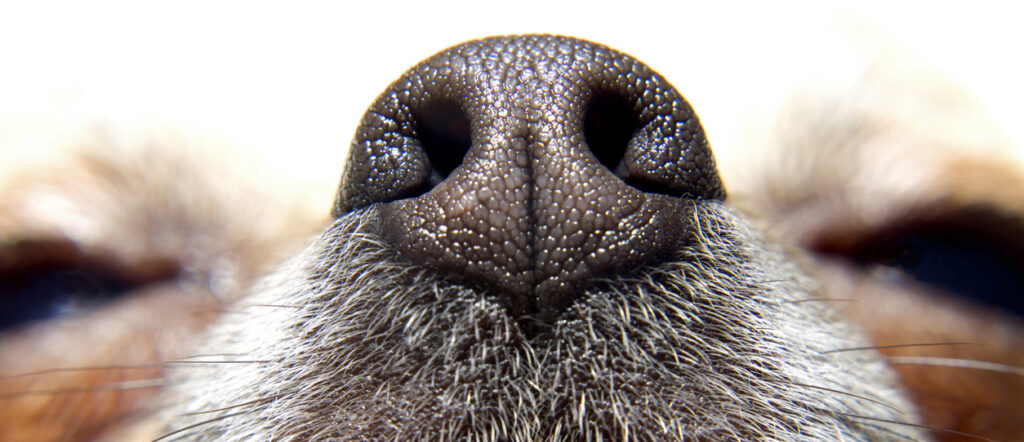
#> input picture backend/image.jpg, 1024 x 442 px, given in place of the camera
$ python dog_nose_capture.py   (older library calls are emulated)
#> lines starting #> are read from the running program, lines starting #| are printed output that depends on the picture; after the words box and inside, x2 and y2 are one past the last pixel; in counts of white or black regions, pixels touching at a corner belong together
#!/usr/bin/env python3
"""
Dog Nose Auto-Capture System with Advanced Nose Detection
Detects and outlines the nose region in real-time like the reference images
"""

import cv2
import numpy as np
import os
from datetime import datetime
import time
import argparse
from pathlib import Path


class DogNoseCaptureSystem:
    def __init__(self, output_dir="dog_nose_dataset", blur_threshold=100.0,
                 auto_capture=True, capture_interval=2.0, min_sharpness=150.0):
        self.output_dir = Path(output_dir)
        self.output_dir.mkdir(parents=True, exist_ok=True)

        self.blur_threshold = blur_threshold
        self.auto_capture = auto_capture
        self.capture_interval = capture_interval
        self.min_sharpness = min_sharpness
        self.last_capture_time = 0
        self.capture_count = 0

        # Visualization mode
        self.viz_mode = 0  # 0=normal, 1=edges, 2=threshold, 3=wrinkles, 4=outline

        # Create subdirectories
        self.sharp_dir = self.output_dir / "sharp"
        self.rejected_dir = self.output_dir / "rejected"
        self.viz_dir = self.output_dir / "visualizations"
        self.sharp_dir.mkdir(exist_ok=True)
        self.rejected_dir.mkdir(exist_ok=True)
        self.viz_dir.mkdir(exist_ok=True)

        print(f"📁 Output directory: {self.output_dir}")
        print(f"🎯 Sharpness threshold: {self.min_sharpness}")
        print(f"⏱️  Auto-capture interval: {self.capture_interval}s")

    def calculate_sharpness(self, image):
        gray = cv2.cvtColor(image, cv2.COLOR_BGR2GRAY)
        laplacian = cv2.Laplacian(gray, cv2.CV_64F)
        variance = laplacian.var()
        return variance

    def calculate_edge_density(self, image):
        gray = cv2.cvtColor(image, cv2.COLOR_BGR2GRAY)
        edges = cv2.Canny(gray, 50, 150)
        edge_density = np.sum(edges > 0) / edges.size
        return edge_density

    def enhance_contrast(self, image):
        lab = cv2.cvtColor(image, cv2.COLOR_BGR2LAB)
        l, a, b = cv2.split(lab)
        clahe = cv2.createCLAHE(clipLimit=2.0, tileGridSize=(8,8))
        l = clahe.apply(l)
        enhanced = cv2.merge([l, a, b])
        return cv2.cvtColor(enhanced, cv2.COLOR_LAB2BGR)

    def detect_focus_region(self, image):
        h, w = image.shape[:2]
        center_region = image[h//3:2*h//3, w//3:2*w//3]
        return self.calculate_sharpness(center_region)

    def detect_nose_region(self, image):
        """
        Enhanced nose detection using color segmentation and morphology
        Dog noses are typically darker and in the center
        """
        h, w = image.shape[:2]

        # Convert to different color spaces
        gray = cv2.cvtColor(image, cv2.COLOR_BGR2GRAY)
        hsv = cv2.cvtColor(image, cv2.COLOR_BGR2HSV)

        # Focus on center region where nose usually is
        center_y1, center_y2 = h//4, 3*h//4
        center_x1, center_x2 = w//4, 3*w//4

        # Create mask for darker regions (dog noses are typically dark)
        # Invert so dark regions are white
        _, dark_mask = cv2.threshold(gray, 100, 255, cv2.THRESH_BINARY_INV)

        # Also detect using Otsu's method for adaptive thresholding
        _, otsu_mask = cv2.threshold(gray, 0, 255, cv2.THRESH_BINARY_INV + cv2.THRESH_OTSU)

        # Combine masks
        combined_mask = cv2.bitwise_and(dark_mask, otsu_mask)

        # Apply morphological operations to clean up
        kernel = cv2.getStructuringElement(cv2.MORPH_ELLIPSE, (7, 7))
        combined_mask = cv2.morphologyEx(combined_mask, cv2.MORPH_CLOSE, kernel)
        combined_mask = cv2.morphologyEx(combined_mask, cv2.MORPH_OPEN, kernel)

        # Find contours
        contours, _ = cv2.findContours(combined_mask, cv2.RETR_EXTERNAL, cv2.CHAIN_APPROX_SIMPLE)

        nose_mask = np.zeros_like(gray)
        nose_contour = None

        if contours:
            # Filter contours by area and position (should be in center)
            valid_contours = []
            for contour in contours:
                area = cv2.contourArea(contour)
                if area > 1000:  # Minimum area threshold
                    # Check if contour is in center region
                    M = cv2.moments(contour)
                    if M["m00"] != 0:
                        cx = int(M["m10"] / M["m00"])
                        cy = int(M["m01"] / M["m00"])

                        # Prefer contours near center
                        if center_x1 < cx < center_x2 and center_y1 < cy < center_y2:
                            valid_contours.append((contour, area))

            if valid_contours:
                # Get the largest valid contour
                nose_contour = max(valid_contours, key=lambda x: x[1])[0]

                # Smooth the contour
                epsilon = 0.005 * cv2.arcLength(nose_contour, True)
                nose_contour = cv2.approxPolyDP(nose_contour, epsilon, True)

                cv2.drawContours(nose_mask, [nose_contour], -1, 255, -1)

        return nose_mask, nose_contour

    def detect_wrinkles(self, image):
        """
        Enhanced wrinkle detection using multiple techniques
        """
        gray = cv2.cvtColor(image, cv2.COLOR_BGR2GRAY)

        # Apply bilateral filter to preserve edges while smoothing
        bilateral = cv2.bilateralFilter(gray, 9, 75, 75)

        # Adaptive threshold for wrinkle details
        adaptive_thresh = cv2.adaptiveThreshold(
            bilateral, 255, cv2.ADAPTIVE_THRESH_GAUSSIAN_C,
            cv2.THRESH_BINARY_INV, 11, 2
        )

        # Canny edge detection
        edges = cv2.Canny(bilateral, 30, 100)

        # Combine both
        wrinkles = cv2.bitwise_or(adaptive_thresh, edges)

        return wrinkles

    def create_nose_outline_visualization(self, image):
        """
        Create visualization with nose outline like the reference images
        """
        # Detect nose region
        nose_mask, nose_contour = self.detect_nose_region(image)

        # Create outline image
        outline_image = image.copy()

        if nose_contour is not None:
            # Draw thick outline around nose (like in reference images)
            cv2.drawContours(outline_image, [nose_contour], -1, (255, 0, 255), 3)  # Purple outline

            # Optionally fill with semi-transparent color
            overlay = image.copy()
            cv2.drawContours(overlay, [nose_contour], -1, (255, 0, 255), -1)
            outline_image = cv2.addWeighted(outline_image, 0.9, overlay, 0.1, 0)

        return outline_image, nose_mask, nose_contour

    def create_wrinkle_visualization(self, image):
        """
        Create comprehensive wrinkle visualization for ML training
        """
        gray = cv2.cvtColor(image, cv2.COLOR_BGR2GRAY)

        # Enhanced contrast
        clahe = cv2.createCLAHE(clipLimit=3.0, tileGridSize=(8,8))
        enhanced = clahe.apply(gray)

        # Wrinkle detection
        wrinkles = self.detect_wrinkles(image)

        # Nose outline
        outline_image, nose_mask, nose_contour = self.create_nose_outline_visualization(image)

        # Create colorized visualization
        viz = cv2.cvtColor(enhanced, cv2.COLOR_GRAY2BGR)

        # Overlay wrinkles in red
        viz[wrinkles > 0] = [0, 0, 255]

        # Overlay nose outline in green
        if nose_contour is not None:
            cv2.drawContours(viz, [nose_contour], -1, (0, 255, 0), 2)

        # Create edges
        edges = cv2.Canny(enhanced, 50, 150)

        return viz, wrinkles, nose_mask, edges, nose_contour

    def get_visualization(self, image):
        """
        Get different visualization modes
        """
        if self.viz_mode == 0:
            # Normal view with nose outline
            outline_image, _, _ = self.create_nose_outline_visualization(image)
            return outline_image

        elif self.viz_mode == 1:
            # Edge detection
            gray = cv2.cvtColor(image, cv2.COLOR_BGR2GRAY)
            edges = cv2.Canny(gray, 30, 100)
            return cv2.cvtColor(edges, cv2.COLOR_GRAY2BGR)

        elif self.viz_mode == 2:
            # Adaptive threshold
            gray = cv2.cvtColor(image, cv2.COLOR_BGR2GRAY)
            thresh = cv2.adaptiveThreshold(
                gray, 255, cv2.ADAPTIVE_THRESH_GAUSSIAN_C,
                cv2.THRESH_BINARY_INV, 11, 2
            )
            return cv2.cvtColor(thresh, cv2.COLOR_GRAY2BGR)

        elif self.viz_mode == 3:
            # Wrinkle detection with nose outline
            wrinkles = self.detect_wrinkles(image)
            wrinkle_viz = cv2.cvtColor(wrinkles, cv2.COLOR_GRAY2BGR)

            # Add nose outline
            outline_image, _, nose_contour = self.create_nose_outline_visualization(image)

            # Overlay wrinkles on original with outline
            alpha = 0.6
            result = cv2.addWeighted(outline_image, alpha, wrinkle_viz, 1-alpha, 0)
            return result

        elif self.viz_mode == 4:
            # Full visualization with outline
            viz, wrinkles, nose_mask, edges, nose_contour = self.create_wrinkle_visualization(image)
            return viz

        return image

    def analyze_image_quality(self, image):
        metrics = {
            'sharpness': self.calculate_sharpness(image),
            'center_sharpness': self.detect_focus_region(image),
            'edge_density': self.calculate_edge_density(image),
            'brightness': np.mean(cv2.cvtColor(image, cv2.COLOR_BGR2GRAY))
        }

        metrics['quality_score'] = (
            metrics['sharpness'] * 0.5 +
            metrics['center_sharpness'] * 0.3 +
            metrics['edge_density'] * 200 * 0.2
        )

        return metrics

    def save_image(self, image, metrics, is_sharp=True):
        timestamp = datetime.now().strftime("%Y%m%d_%H%M%S_%f")
        save_dir = self.sharp_dir if is_sharp else self.rejected_dir

        filename = f"dog_nose_{timestamp}_s{int(metrics['sharpness'])}.jpg"
        filepath = save_dir / filename

        # Save original image
        cv2.imwrite(str(filepath), image)

        if is_sharp:
            # Save enhanced version
            enhanced = self.enhance_contrast(image)
            enhanced_path = save_dir / f"enhanced_{filename}"
            cv2.imwrite(str(enhanced_path), enhanced)

            # Save nose outline visualization
            outline_image, nose_mask, nose_contour = self.create_nose_outline_visualization(image)
            outline_path = self.viz_dir / f"outline_{filename}"
            cv2.imwrite(str(outline_path), outline_image)

            # Save full wrinkle visualization
            viz, wrinkles, nose_mask_full, edges, _ = self.create_wrinkle_visualization(image)
            viz_path = self.viz_dir / f"viz_{filename}"
            cv2.imwrite(str(viz_path), viz)

            # Save wrinkle map
            wrinkle_path = self.viz_dir / f"wrinkles_{filename}"
            cv2.imwrite(str(wrinkle_path), wrinkles)

            # Save nose mask
            mask_path = self.viz_dir / f"nose_mask_{filename}"
            cv2.imwrite(str(mask_path), nose_mask)

            # Save edge map
            edge_path = self.viz_dir / f"edges_{filename}"
            cv2.imwrite(str(edge_path), edges)

        # Save metadata
        metadata_path = save_dir / f"{filename}.txt"
        with open(metadata_path, 'w') as f:
            f.write(f"Timestamp: {timestamp}\n")
            f.write(f"Sharpness: {metrics['sharpness']:.2f}\n")
            f.write(f"Center Sharpness: {metrics['center_sharpness']:.2f}\n")
            f.write(f"Edge Density: {metrics['edge_density']:.4f}\n")
            f.write(f"Brightness: {metrics['brightness']:.2f}\n")
            f.write(f"Quality Score: {metrics['quality_score']:.2f}\n")

        return filepath

    def draw_overlay(self, frame, metrics, is_sharp):
        overlay = frame.copy()
        h, w = frame.shape[:2]

        # Draw center focus region
        cv2.rectangle(overlay, (w//3, h//3), (2*w//3, 2*h//3),
                     (0, 255, 0) if is_sharp else (0, 165, 255), 2)

        # Status panel
        panel_height = 240
        cv2.rectangle(overlay, (0, 0), (w, panel_height), (0, 0, 0), -1)

        # Status text
        status = "SHARP - AUTO CAPTURING" if is_sharp else "BLURRY - REFOCUS"
        color = (0, 255, 0) if is_sharp else (0, 165, 255)

        cv2.putText(overlay, status, (10, 30),
                   cv2.FONT_HERSHEY_SIMPLEX, 0.8, color, 2)

        # Display metrics
        y_offset = 70
        cv2.putText(overlay, f"Sharpness: {metrics['sharpness']:.1f}",
                   (10, y_offset), cv2.FONT_HERSHEY_SIMPLEX, 0.6, (255, 255, 255), 1)
        cv2.putText(overlay, f"Center: {metrics['center_sharpness']:.1f}",
                   (10, y_offset+30), cv2.FONT_HERSHEY_SIMPLEX, 0.6, (255, 255, 255), 1)
        cv2.putText(overlay, f"Edge Density: {metrics['edge_density']:.3f}",
                   (10, y_offset+60), cv2.FONT_HERSHEY_SIMPLEX, 0.6, (255, 255, 255), 1)
        cv2.putText(overlay, f"Captures: {self.capture_count}",
                   (10, y_offset+90), cv2.FONT_HERSHEY_SIMPLEX, 0.6, (255, 255, 255), 1)

        # Visualization mode
        viz_modes = ["Nose Outline", "Edges", "Threshold", "Wrinkles+Outline", "Full Viz"]
        cv2.putText(overlay, f"View: {viz_modes[self.viz_mode]} (V to change)",
                   (10, y_offset+120), cv2.FONT_HERSHEY_SIMPLEX, 0.6, (255, 255, 0), 1)

        # Controls
        cv2.putText(overlay, "SPACE: Capture | Q: Quit | A: Auto | V: View Mode",
                   (10, h-20), cv2.FONT_HERSHEY_SIMPLEX, 0.5, (200, 200, 200), 1)

        return overlay

    def run(self, source=0, resolution=(1920, 1080)):
        print("\n🎥 Starting Dog Nose Capture with Real-time Nose Detection...")
        print("\n📋 Controls:")
        print("  SPACE - Manual capture")
        print("  A     - Toggle auto-capture")
        print("  V     - Change visualization mode")
        print("  Q     - Quit")
        print("\n" + "="*60 + "\n")

        # Determine source type
        is_url = isinstance(source, str) and (source.startswith('http://') or source.startswith('https://') or source.startswith('rtsp://'))

        if is_url:
            print(f"📡 Connecting to: {source}")
        else:
            print(f"📷 Opening camera: {source}")

        # Initialize camera/stream
        cap = cv2.VideoCapture(source)

        if not is_url:
            cap.set(cv2.CAP_PROP_FRAME_WIDTH, resolution[0])
            cap.set(cv2.CAP_PROP_FRAME_HEIGHT, resolution[1])
            cap.set(cv2.CAP_PROP_AUTOFOCUS, 1)

        if not cap.isOpened():
            print("❌ Error: Could not open video source")
            return

        actual_width = cap.get(cv2.CAP_PROP_FRAME_WIDTH)
        actual_height = cap.get(cv2.CAP_PROP_FRAME_HEIGHT)
        print(f"✅ Connected! Resolution: {int(actual_width)}x{int(actual_height)}")
        print(f"🎯 Auto-capture: {'Enabled' if self.auto_capture else 'Disabled'}")
        print("\n" + "="*60 + "\n")

        frame_count = 0
        last_print_time = time.time()

        while True:
            ret, frame = cap.read()
            if not ret:
                print("❌ Error: Failed to grab frame")
                if is_url:
                    print("   Reconnecting...")
                    cap.release()
                    time.sleep(2)
                    cap = cv2.VideoCapture(source)
                    if cap.isOpened():
                        print("✅ Reconnected!")
                        continue
                break

            frame_count += 1

            # Analyze image quality
            metrics = self.analyze_image_quality(frame)
            is_sharp = metrics['sharpness'] >= self.min_sharpness

            # Auto-capture logic
            current_time = time.time()
            if (self.auto_capture and is_sharp and
                current_time - self.last_capture_time >= self.capture_interval):

                filepath = self.save_image(frame, metrics, is_sharp=True)
                self.capture_count += 1
                self.last_capture_time = current_time
                print(f"✅ Auto-captured #{self.capture_count}: {filepath.name} "
                      f"(sharpness: {metrics['sharpness']:.1f})")

            # Apply visualization
            viz_frame = self.get_visualization(frame)

            # Draw overlay
            display_frame = self.draw_overlay(viz_frame, metrics, is_sharp)

            # Display
            cv2.imshow('Dog Nose Capture - Real-time Detection', display_frame)

            # Handle keyboard
            key = cv2.waitKey(1) & 0xFF

            if key == ord('q'):
                print("\n🛑 Quitting...")
                break
            elif key == ord(' '):
                filepath = self.save_image(frame, metrics, is_sharp=is_sharp)
                self.capture_count += 1
                status = "sharp" if is_sharp else "blurry"
                print(f"📸 Manual capture #{self.capture_count}: {filepath.name} "
                      f"(sharpness: {metrics['sharpness']:.1f}, {status})")
            elif key == ord('a'):
                self.auto_capture = not self.auto_capture
                status = "enabled" if self.auto_capture else "disabled"
                print(f"🔄 Auto-capture {status}")
            elif key == ord('v'):
                self.viz_mode = (self.viz_mode + 1) % 5
                viz_modes = ["Nose Outline", "Edges", "Threshold", "Wrinkles+Outline", "Full Visualization"]
                print(f"👁️  View mode: {viz_modes[self.viz_mode]}")

            # Print stats
            if current_time - last_print_time >= 5.0 and frame_count > 0:
                fps = frame_count / (current_time - last_print_time)
                print(f"📊 FPS: {fps:.1f} | Sharpness: {metrics['sharpness']:.1f}")
                frame_count = 0
                last_print_time = current_time

        cap.release()
        cv2.destroyAllWindows()

        print(f"\n{'='*60}")
        print(f"✅ Session complete!")
        print(f"📊 Total captures: {self.capture_count}")
        print(f"📁 Saved to: {self.output_dir}")
        print(f"📁 Visualizations: {self.viz_dir}")
        print(f"{'='*60}\n")


def main():
    parser = argparse.ArgumentParser(
        description='Dog Nose Auto-Capture with Real-time Nose Detection',
        formatter_class=argparse.RawDescriptionHelpFormatter,
        epilog="""
Examples:
  python dog_nose_capture.py --source http://100.105.10.78:8080/video
  python dog_nose_capture.py --source 0 --sharpness 200
  python dog_nose_capture.py --source http://192.168.1.100:8080/video --interval 1.5
        """
    )

    parser.add_argument('--source', '-s', default=0,
                       help='Video source: camera ID or URL')
    parser.add_argument('--output', '-o', default='dog_nose_dataset',
                       help='Output directory')
    parser.add_argument('--sharpness', '-t', type=float, default=150.0,
                       help='Minimum sharpness threshold')
    parser.add_argument('--interval', '-i', type=float, default=2.0,
                       help='Auto-capture interval (seconds)')
    parser.add_argument('--resolution', '-r', default='1920x1080',
                       help='Camera resolution')
    parser.add_argument('--no-auto', action='store_true',
                       help='Disable auto-capture')

    args = parser.parse_args()

    try:
        source = int(args.source)
    except ValueError:
        source = args.source

    try:
        width, height = map(int, args.resolution.split('x'))
        resolution = (width, height)
    except:
        resolution = (1920, 1080)

    system = DogNoseCaptureSystem(
        output_dir=args.output,
        min_sharpness=args.sharpness,
        auto_capture=not args.no_auto,
        capture_interval=args.interval
    )

    try:
        system.run(source=source, resolution=resolution)
#> in run, frame is the input picture: shape (442, 1024, 3); mean B, G, R 150.5, 156, 166.2
#> in calculate_sharpness, `laplacian = cv2.Laplacian(gray, cv2.CV_64F)`:
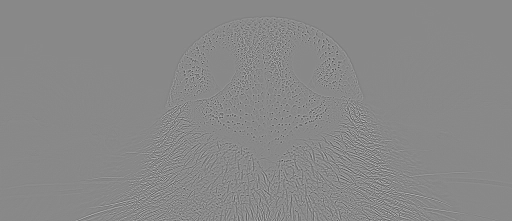
#> laplacian: shape (442, 1024) float64 (shown at 1/2 size); min -324, max 280, mean 0; drawn with min black and max white
#> in calculate_sharpness, `variance = laplacian.var()`: variance = 954.9
#> in detect_focus_region, `h, w = image.shape[:2]`: h = 442; w = 1024
#> in calculate_sharpness (call 2), `gray = cv2.cvtColor(image, cv2.COLOR_BGR2GRAY)`:
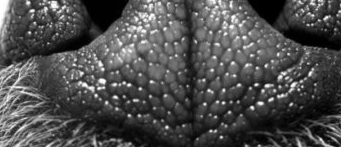
#> gray: shape (147, 341); min 0, max 255, mean 77
#> in calculate_sharpness (call 2), `laplacian = cv2.Laplacian(gray, cv2.CV_64F)`:
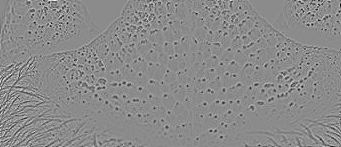
#> laplacian: shape (147, 341) float64; min -324, max 270, mean 0; drawn with min black and max white
#> in calculate_sharpness (call 2), `variance = laplacian.var()`: variance = 1548.7
#> in calculate_edge_density, `edges = cv2.Canny(gray, 50, 150)`:
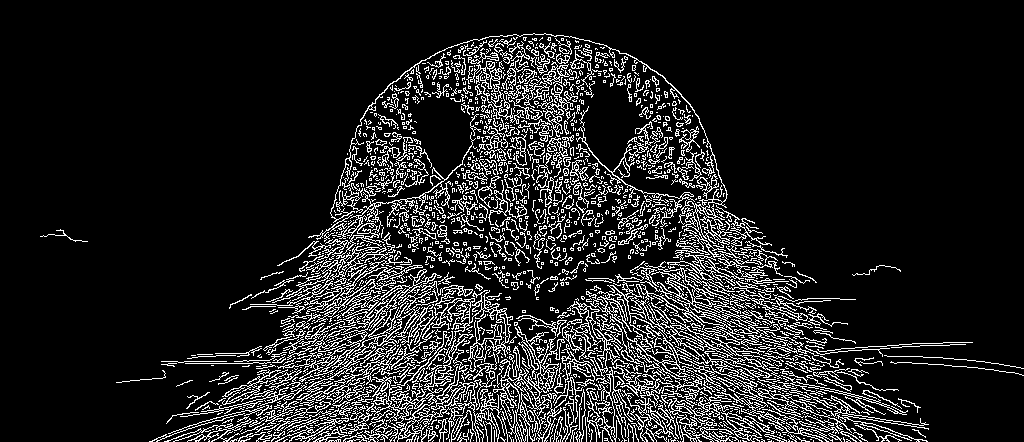
#> edges: shape (442, 1024); 12.9% white in thin lines or dots, all inside (x1, y1, x2, y2) = (40, 33, 1024, 442)
#> in calculate_edge_density, `edge_density = np.sum(edges > 0) / edges.size`: edge_density = 0.129
#> in analyze_image_quality, `metrics = { 'sharpness': self.calculate_sharpness(image), 'center_shar..`: metrics = {'sharpness': 954.9, 'center_sharpness': 1548.7, 'edge_density': 0.129, 'brightness': 158.4}
#> in run, `metrics = self.analyze_image_quality(frame)`: metrics = {'sharpness': 954.9, 'center_sharpness': 1548.7, 'edge_density': 0.129, 'brightness': 158.4, 'quality_score': 947.2}
#> in run, `is_sharp = metrics['sharpness'] >= self.min_sharpness`: is_sharp = True
#> in save_image, `filename = f"dog_nose_{timestamp}_s{int(metrics['sharpness'])}.jpg"`: filename = 'dog_nose_20261120_161615_125618_s954.jpg'
#> in enhance_contrast, `l = clahe.apply(l)`:
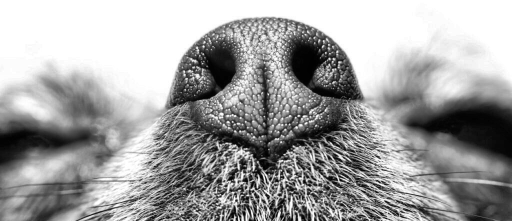
#> l: shape (442, 1024) (shown at 1/2 size); min 0, max 255, mean 161.2
#> in enhance_contrast, `return cv2.cvtColor(enhanced, cv2.COLOR_LAB2BGR)`:
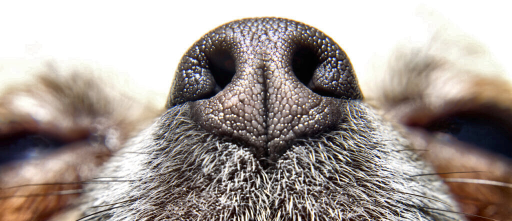
#> returned value: shape (442, 1024, 3) (shown at 1/2 size); mean B, G, R 149.7, 155.2, 165.2
#> in detect_nose_region, `_, dark_mask = cv2.threshold(gray, 100, 255, cv2.THRESH_BINARY_INV)`:
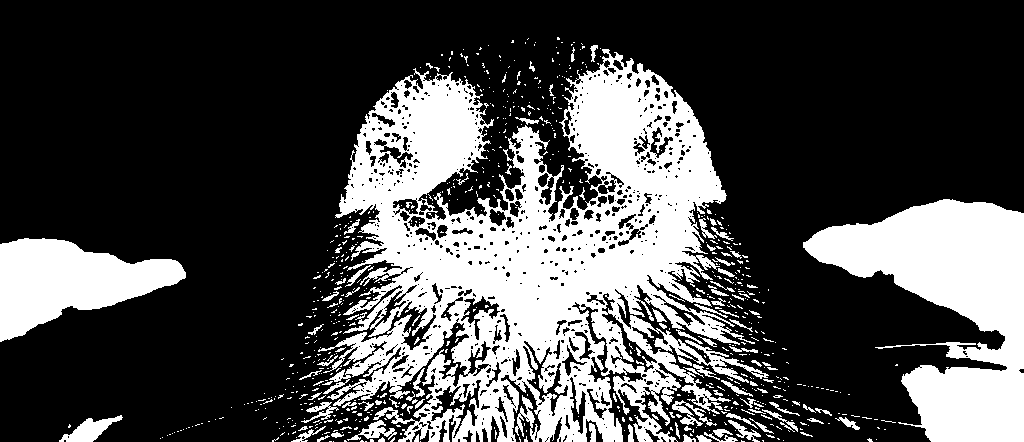
#> dark_mask: shape (442, 1024); 29.8% white; 754 white regions (648 under 20 px), largest, box (x1, y1, x2, y2) and area: (318, 49, 769, 442) 87022, (803, 199, 1024, 442) 27596, (0, 238, 186, 342) 10845
#> (the rest of the program and of its run is left out)
